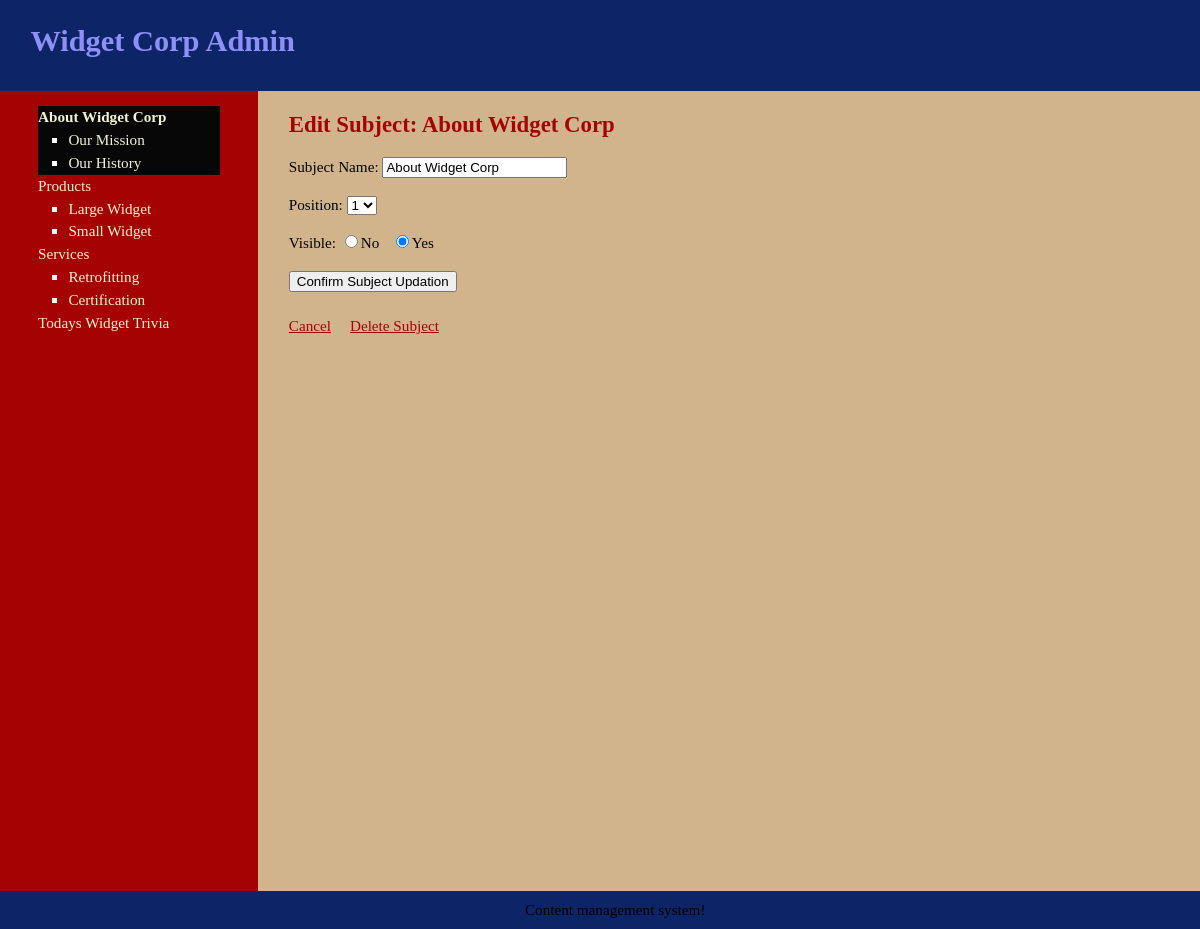
Page /public/updateSubject.php?subject=1 (signed in) on the committed database.
### tables this page shows
CREATE TABLE `subjects` (
  `id` int(10) NOT NULL,
  `menu_name` varchar(32) NOT NULL,
  `position` int(4) NOT NULL,
  `visible` tinyint(1) NOT NULL
);

CREATE TABLE `pages` (
  `id` int(10) NOT NULL,
  `subject_id` int(10) NOT NULL,
  `menu_name` varchar(32) NOT NULL,
  `position` int(4) NOT NULL,
  `visible` tinyint(1) NOT NULL,
  `content` text DEFAULT NULL
);

### public/updateSubject.php (the view, shortened to what this page needs)
<?php require_once("../includefiles/db.php"); ?>
<?php require_once("../includefiles/functions.php"); ?>
<?php find_selected_page_from_subject(); ?>
<?php include("../includefiles/header.php"); ?>
<div id="main">
    <div id="navigation">
        <?php echo navigation($current_subject, $current_page); ?>
    </div>
    <div id="page">
        <h2>Edit Subject: <?php echo htmlentities($current_subject["menu_name"]); ?></h2>
        <form action="updateSubject.php?subject=<?php echo urlencode($current_subject["id"]); ?>" method="post">
            <p>Subject Name:
                <input type="text" name="menu_name"
                    value="<?php echo htmlentities($current_subject["menu_name"]); ?>" />
            </p>
            <p>Position:
                <select name="position">
                <?php
                    $subject_set = find_all_subjects(false);
                    $subject_count = mysqli_num_rows($subject_set);
                    for($count=1; $count <= $subject_count; $count++)
                    {
                        echo "<option value=\"{$count}\"";
                        if($current_subject["position"] == $count) {
                            echo " selected";
                        }
                        echo ">{$count}</option>";
                    }
                ?>
                </select>
            </p>
            <p>Visible:
                <input type="radio" name="visible" value="0"
                    <?php if ($current_subject["visible"] == 0) {echo "checked"; } ?>/>No
                &nbsp;
                <input type="radio" name="visible" value="1"
                    <?php if ($current_subject["visible"] == 1) {echo "checked"; } ?>/>Yes
            </p>
            <input type="submit" name="submit" value="Confirm Subject Updation" />
        </form>
        <br />
        <a href="manageWebsiteContent.php">Cancel</a>
        <a href="deleteaSubject.php?subject=<?php echo urlencode($current_subject["id"]); ?>" onclick="return confirm('Are you sure?');">Delete Subject</a>
    </div>
</div>
<?php include("../includefiles/footer.php"); ?>

### includefiles/functions.php (shortened to what this page needs)
<?php
function find_all_subjects($public = true)
{
    global $connection;
    $query = "SELECT * ";
    $query .= "FROM subjects ";
    $query .= "ORDER BY position ASC";
    $subjects = mysqli_query($connection, $query);
    return $subjects;
}
function find_pages_for_subjects_admin_view($subject_id)
{
    global $connection;
    $final_subject_id = mysqli_real_escape_string($connection, $subject_id);
    $query = "SELECT * ";
    $query .= "FROM pages ";
    $query .= "WHERE subject_id = {$final_subject_id} ";
    $query .= "ORDER BY position ASC";
    $pages = mysqli_query($connection, $query);
    return $pages;
}
function find_subject_by_id($subject_id, $public = true)
{
    global $connection;
    $final_subject_id = mysqli_real_escape_string($connection, $subject_id);
    $query = "SELECT * ";
    $query .= "FROM subjects ";
    $query .= "WHERE id = {$final_subject_id} ";
    $query .= "LIMIT 1";
    $subjects = mysqli_query($connection, $query);
    if ($subject = mysqli_fetch_assoc($subjects)) {
        return $subject;
    } else {
        return null;
    }
}
function find_selected_page_from_subject($public = false)
{
    if (isset($_GET["subject"])) {
        $current_subject = find_subject_by_id($_GET["subject"], $public);
        if ($current_subject && $public) {
            $current_page = find_default_page_for_subject($current_subject["id"]);
        } else {
            $current_page = null;
        }
    } elseif (isset($_GET["page"])) {
        $current_subject = null;
        $current_page = find_page_by_id($_GET["page"], $public);
    } else {
        $current_subject = null;
        $current_page = null;
    }
}
function navigation($subject_array, $page_array)
{
    $output = "<ul class=\"subjects\">";
    $get_all_subjects = find_all_subjects(false);
    while ($subject = mysqli_fetch_assoc($get_all_subjects)) {
        $output .= "<li";
        if ($subject_array && $subject['id'] == $subject_array['id']) {
            $output .= " class=\"selected\"";
        }
        $output .= ">";
        $output .= "<a href=\"manageWebsiteContent.php?subject=";
        $output .= urlencode($subject['id']);
        $output .= "\">";
        $output .= htmlentities($subject["menu_name"]);
        $output .= "</a>";
        $get_all_pages = find_pages_for_subjects_admin_view($subject['id']);
        $output .= "<ul class=\"pages\">";
        while ($page = mysqli_fetch_assoc($get_all_pages)) {
            $output .= " <li";
            $output .= ">";
            $output .= "<a href=\"manageWebsiteContent.php?page=";
            $output .= urlencode($page['id']);
            $output .= "\">";
            $output .= htmlentities($page["menu_name"]);
            $output .= "</a></li>";
        }
        $output .= "</ul></li>";
    }
    $output .= "</ul>";
    return $output;
}
?>

### css/style.css (style rules this page uses)
html { height:100%; width:100% }
body { width: 100%; height: 100%; margin:0; padding: 0; border:0; font-family: Verdana, Tahoma, serif; font-size: 0.95em; line-height: 1.5em; background: rgb(210, 180, 140); }
a { color: rgb(165, 3, 3);; }
#main { height: 100%; width: 100%; margin: 0; padding: 0; background-color: rgb(210, 180, 140); }
#navigation { float: left; width: 12em; height: 100%; margin: 0; padding: 0 2.5em; color: rgb(3, 3, 51); background-color: rgb(165, 3, 3); }
#navigation a { color: rgb(243, 243, 209);; text-decoration: none; }
#page { float: left; height: 100%; padding-left: 2em; vertical-align: top; background-color: rgb(210, 180, 140); }
#page h2 { color: rgb(165, 3, 3);; margin-top: 1em; }
ul.subjects { margin: 1em 0; padding-left: 0; list-style: none; }
ul.pages { padding-left: 2em; list-style: square; color: rgb(253, 251, 251); font-weight: normal; }
.selected { font-weight: bold; background-color: rgb(7, 7, 7); color: rgb(253, 251, 251); }

### rows in the picture
subjects: value "About Widget Corp", menu_name "About Widget Corp", position "1", visible "☑"
pages: value "Our Mission"
pages: value "Our History"
subjects: value "Products"
pages: value "Large Widget"
pages: value "Small Widget"
subjects: value "Services"
pages: value "Retrofitting"
pages: value "Certification"
subjects: value "Todays Widget Trivia"
